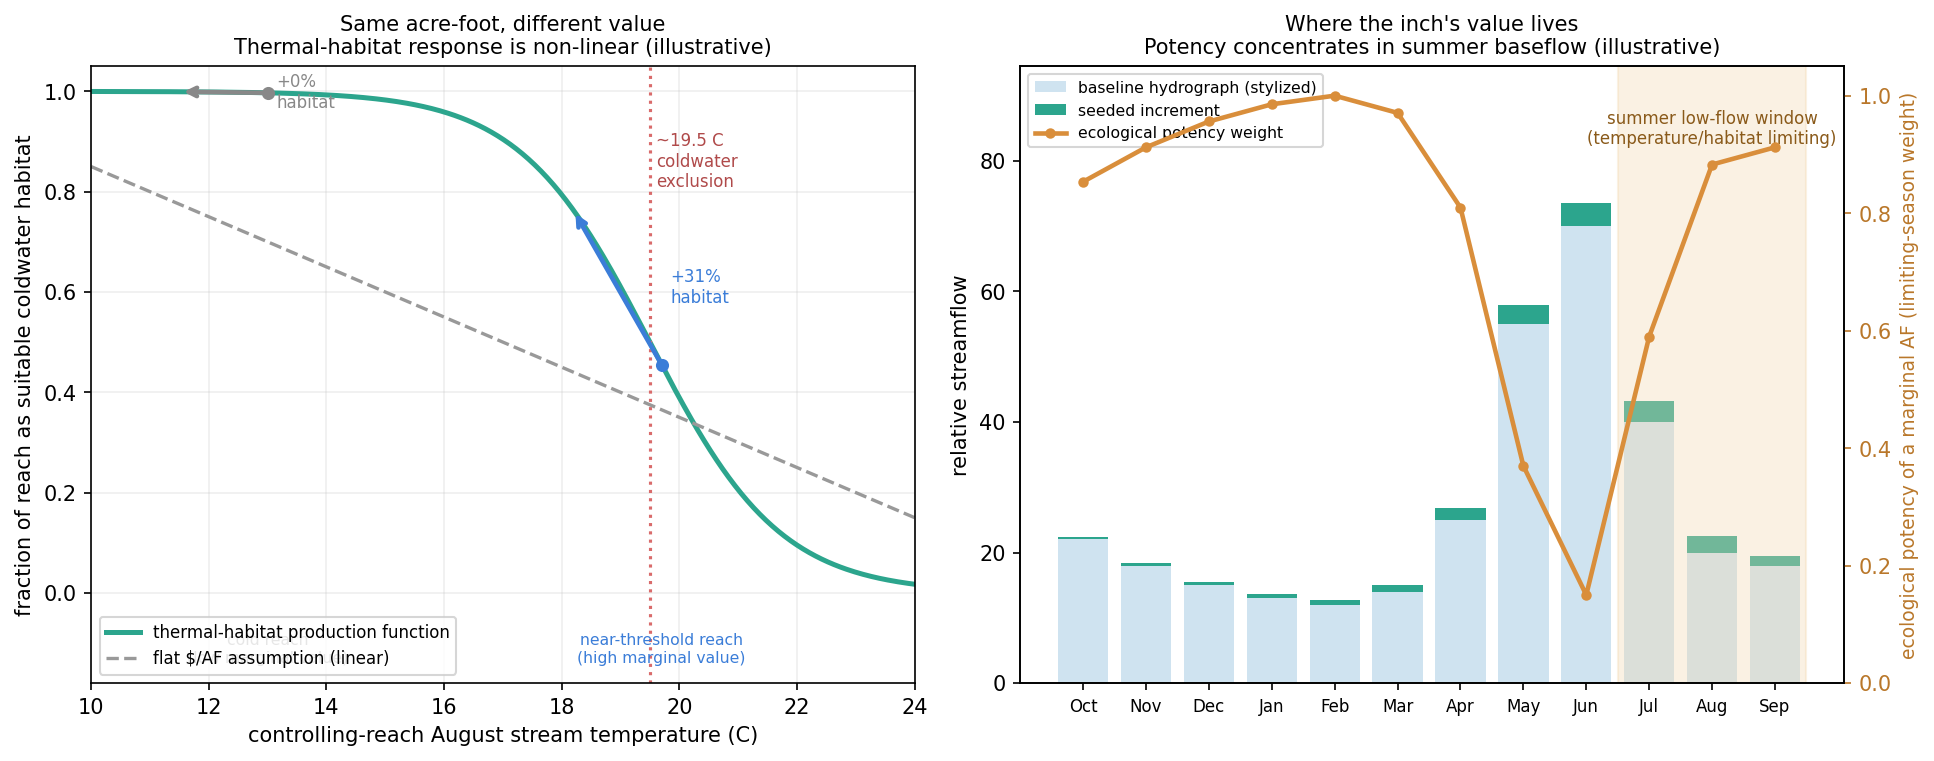

Source code (Python):
"""
bear_inch_ecohydro.py  -  ILLUSTRATIVE figures for the flow-regime reframing
(05_ecological_value_prospectus.md).

These are NOT fitted to Bear data. They illustrate two structural points that a
flat $/AF benefit transfer cannot represent, and whose parameters are exactly
what the research design (H1/H2) would estimate:

  LEFT  - the thermal-habitat production function is NON-LINEAR and threshold-
          shaped. The SAME marginal baseflow increment is worth almost nothing
          on a cold reach and a large step on a reach sitting near the ~19.5 C
          coldwater exclusion temperature. A constant $/AF assumes the dashed
          line; reality is the curve.

  RIGHT - the inch's ecological POTENCY is concentrated in the summer low-flow
          window. Seeded snowpack releases on a delayed recession, so a
          disproportionate share of the increment lands in Jul-Sep, when
          temperature/habitat are limiting. Annual-average $/AF ignores this.
"""
import numpy as np
import matplotlib.pyplot as plt

fig, (ax1, ax2) = plt.subplots(1, 2, figsize=(13, 5.2))

# ----------------------------------------------------------------------
# LEFT: thermal-habitat production function vs linear benefit-transfer
# ----------------------------------------------------------------------
# Suitable coldwater habitat as a logistic function of controlling-reach
# August temperature, centered near the literature exclusion temp ~19.5 C.
T = np.linspace(10, 24, 400)
T_thresh, k = 19.5, 0.9
habitat = 1.0 / (1.0 + np.exp(k * (T - T_thresh)))   # fraction of reach suitable

ax1.plot(T, habitat, color="#2ca58d", lw=2.4, label="thermal-habitat production function")
ax1.axvline(T_thresh, color="#d96b6b", ls=":", lw=1.5)
ax1.text(T_thresh+0.1, 0.92, "~19.5 C\ncoldwater\nexclusion", color="#b04a4a", fontsize=8, va="top")

# show the SAME baseflow increment (a ~1.5 C cooling) at two baselines
def cool(Tbase, dT=1.5):
    h0 = 1/(1+np.exp(k*(Tbase - T_thresh)))
    h1 = 1/(1+np.exp(k*((Tbase-dT) - T_thresh)))
    return Tbase, h0, h1

for Tbase, col, tag in [(13.0, "#888888", "cold reach\n(low marginal value)"),
                        (19.7, "#3b7dd8", "near-threshold reach\n(high marginal value)")]:
    tb, h0, h1 = cool(Tbase)
    ax1.annotate("", xy=(tb-1.5, h1), xytext=(tb, h0),
                 arrowprops=dict(arrowstyle="->", color=col, lw=2.2))
    ax1.scatter([tb],[h0], color=col, zorder=5, s=28)
    ax1.text(tb+0.15, (h0+h1)/2, f"+{(h1-h0)*100:.0f}%\nhabitat", color=col, fontsize=8, va="center")
    ax1.text(tb, -0.08, tag, color=col, fontsize=7.5, ha="center", va="top")

# linear benefit-transfer "assumption" line for contrast (arbitrary slope)
ax1.plot([10,24],[0.85,0.15], color="0.6", ls="--", lw=1.6,
         label="flat $/AF assumption (linear)")
ax1.set_xlabel("controlling-reach August stream temperature (C)")
ax1.set_ylabel("fraction of reach as suitable coldwater habitat")
ax1.set_title("Same acre-foot, different value\nThermal-habitat response is non-linear "
              "(illustrative)", fontsize=10)
ax1.set_ylim(-0.18, 1.05); ax1.set_xlim(10, 24)
ax1.legend(fontsize=8, loc="lower left")
ax1.grid(alpha=0.2)

# ----------------------------------------------------------------------
# RIGHT: seasonal concentration of the inch's ecological potency
# ----------------------------------------------------------------------
months = ["Oct","Nov","Dec","Jan","Feb","Mar","Apr","May","Jun","Jul","Aug","Sep"]
x = np.arange(12)
# stylized natural snowmelt hydrograph (spring freshet, deep summer low)
base_flow = np.array([22,18,15,13,12,14,25,55,70,40,20,18], float)
# seeded increment delivery: snowpack reservoir -> shifted later, fills recession
seed_inc  = np.array([0.4,0.4,0.5,0.6,0.7,1.0,1.8,3.0,3.6,3.2,2.6,1.4])
# ecological potency weight: high when baseline flow is LOW (limiting season)
potency = (base_flow.max() - base_flow) / (base_flow.max() - base_flow.min())
potency = 0.15 + 0.85*potency

ax2.bar(x, base_flow, color="#cfe3f0", label="baseline hydrograph (stylized)")
ax2.bar(x, seed_inc, bottom=base_flow, color="#2ca58d", label="seeded increment")
ax2b = ax2.twinx()
ax2b.plot(x, potency, color="#d98e3b", lw=2.2, marker="o", ms=4,
          label="ecological potency weight")
ax2b.set_ylim(0, 1.05)
ax2b.set_ylabel("ecological potency of a marginal AF (limiting-season weight)",
                color="#b9772a", fontsize=9)
ax2b.tick_params(axis="y", colors="#b9772a")

# shade the summer low-flow window
ax2.axvspan(8.5, 11.5, color="#f3d9b0", alpha=0.35)
ax2.text(10, base_flow.max()*1.18, "summer low-flow window\n(temperature/habitat limiting)",
         ha="center", fontsize=8, color="#8a5a1a")

ax2.set_xticks(x); ax2.set_xticklabels(months, fontsize=8)
ax2.set_ylabel("relative streamflow")
ax2.set_title("Where the inch's value lives\nPotency concentrates in summer baseflow "
              "(illustrative)", fontsize=10)
ax2.set_ylim(0, base_flow.max()*1.35)
h1l,l1l = ax2.get_legend_handles_labels(); h2l,l2l = ax2b.get_legend_handles_labels()
ax2.legend(h1l+h2l, l1l+l2l, fontsize=7.5, loc="upper left")

plt.tight_layout()
plt.savefig("bear_inch_ecohydro.png", dpi=150, bbox_inches="tight")
print("saved bear_inch_ecohydro.png")
